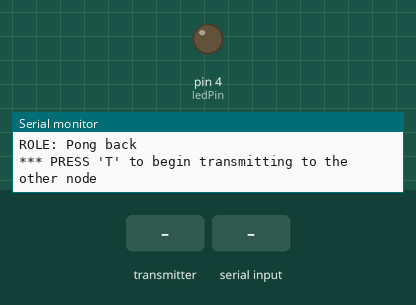
Bench run of a sketch on a simulated Arduino Uno, built with avr-gcc and run on an emulated ATmega328P. Parts: output pins drawn as LEDs (lit = HIGH), the last lines printed to the serial monitor. The inputs (shaded band) are chosen by the test bench. No radio packets arrive unless stated.

Above: at 1.2 s.
1.3 s: the transmitter starts sending gotByte = 0
At 1.7 s:
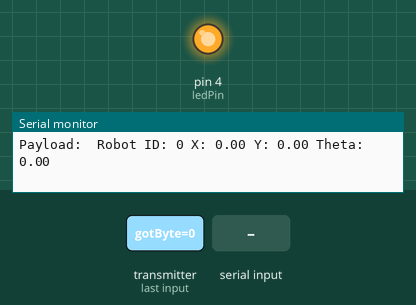
2.8 s: "T" received over Serial
At 4.8 s:
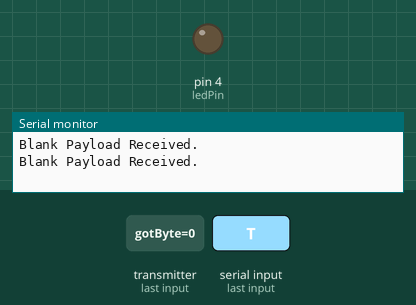
5.3 s: "R" received over Serial
At 6.6 s:
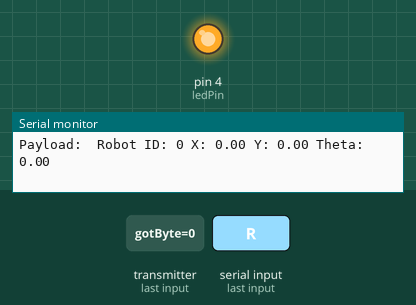
Timing chart, 0 to 8.3 s (numbered marks = the images above; inputs shaded):
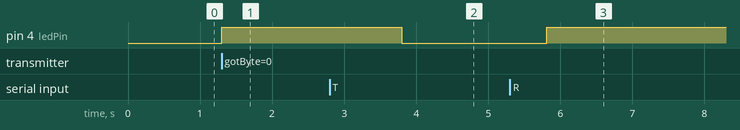

The sketch:

pingpair_ack_robot.ino
```cpp
/*
  // March 2014 - TMRh20 - Updated along with High Speed RF24 Library fork
  // Parts derived from examples by J. Coliz <maniacbug@ymail.com>
*/
/**
 * Example for efficient call-response using ack-payloads
 *
 * This example continues to make use of all the normal functionality of the radios including
 * the auto-ack and auto-retry features, but allows ack-payloads to be written optionally as well.
 * This allows very fast call-response communication, with the responding radio never having to
 * switch out of Primary Receiver mode to send back a payload, but having the option to if wanting
 * to initiate communication instead of respond to a commmunication.
 */


#include <SPI.h>
#include "nRF24L01.h"
#include "RF24.h"
#include "printf.h"

// Hardware configuration: Set up nRF24L01 radio on SPI bus plus pins 7 & 8
RF24 radio(7,8);

// Topology
const uint64_t pipes[1] = { 0xE7E7E7E7E7LL };              // Radio pipe addresses for the 2 nodes to communicate.

// Role management: Set up role.  This sketch uses the same software for all the nodes
// in this system.  Doing so greatly simplifies testing.

typedef enum { role_ping_out = 1, role_pong_back } role_e;                 // The various roles supported by this sketch
const char* role_friendly_name[] = { "invalid", "Ping out", "Pong back"};  // The debug-friendly names of those roles
role_e role = role_pong_back;                                              // The role of the current running sketch

// A single byte to keep track of the data being sent back and forth
byte counter = 1;

unsigned long last_payload_time;
int ledPin = 4;

#define PAYLOAD_SIZE 15

struct payload_data{
  //byte robot_id;
  byte command_type;
  float x;
  float y;
  float theta;
  byte robot_id;
  byte padding[1];
};

union payload {
  byte bytes[PAYLOAD_SIZE];
  struct payload_data data;
} payload;


void setup(){

  Serial.begin(115200);
  printf_begin();
  Serial.print(F("\n\rRF24/examples/pingpair_ack/\n\rROLE: "));
  Serial.println(role_friendly_name[role]);
  Serial.println(F("*** PRESS 'T' to begin transmitting to the other node"));

  pinMode(ledPin, OUTPUT);

  // Setup and configure rf radio

  radio.begin();
  radio.setAutoAck(1);                    // Ensure autoACK is enabled
  //radio.enableAckPayload();               // Allow optional ack payloads
  radio.setRetries(0,15);                 // Smallest time between retries, max no. of retries
  radio.setPayloadSize(PAYLOAD_SIZE);                // Here we are sending 1-byte payloads to test the call-response speed
  radio.setChannel(2);
  radio.setCRCLength(RF24_CRC_8);
  radio.setPALevel(RF24_PA_HIGH);
  //radio.openWritingPipe(0x25);        // Both radios listen on the same pipes by default, and switch when writing
  radio.openReadingPipe(1,pipes[0]);
  radio.startListening();                 // Start listening
  radio.printDetails();                   // Dump the configuration of the rf unit for debugging
}

void loop(void) {

  if (role == role_ping_out){

    radio.stopListening();                                  // First, stop listening so we can talk.

    printf("Now sending %d as payload. ",counter);
    byte gotByte;
    unsigned long time = micros();                          // Take the time, and send it.  This will block until complete
                                                            //Called when STANDBY-I mode is engaged (User is finished sending)
    if (!radio.write( &counter, 1 )){
      Serial.println(F("failed."));
    }else{

      if(!radio.available()){
        Serial.println(F("Blank Payload Received."));
      }else{
        while(radio.available() ){
          unsigned long tim = micros();
          radio.read( &gotByte, 1 );
          printf("Got response %d, round-trip delay: %lu microseconds\n\r",gotByte,tim-time);
          counter++;
        }
      }

    }
    // Try again later
    delay(1000);
  }

  // Pong back role.  Receive each packet, dump it out, and send it back

  if ( role == role_pong_back ) {
    byte pipeNo;
    while( radio.available(&pipeNo)){
      radio.read( &payload.bytes, PAYLOAD_SIZE );
      Serial.print("Payload: ");
      /*for (int i=0; i < PAYLOAD_SIZE; i++)
      {
        Serial.print(payload.bytes[i]);
        Serial.print(" ");
      }*/
      //Serial.print("Robot ID: ");
      //Serial.print(payload.data.robot_id);
      Serial.print(" Robot ID: ");
      Serial.print(payload.data.robot_id);
      Serial.print(" X: ");
      Serial.print(payload.data.x);
      Serial.print(" Y: ");
      Serial.print(payload.data.y);
      Serial.print(" Theta: ");
      Serial.print(payload.data.theta);
      Serial.println("");

      last_payload_time = millis();
      digitalWrite(ledPin, HIGH);
      //radio.writeAckPayload(pipeNo,&gotByte, 1 );
   }
 }

  if ( millis()-last_payload_time > 1000 ){
      digitalWrite(ledPin, LOW);
  }
  // Change roles

  if ( Serial.available() )
  {
    char c = toupper(Serial.read());
    if ( c == 'T' && role == role_pong_back )
    {
      Serial.println(F("*** CHANGING TO TRANSMIT ROLE -- PRESS 'R' TO SWITCH BACK"));

      role = role_ping_out;                  // Become the primary transmitter (ping out)
      radio.openWritingPipe(pipes[0]);
      radio.openReadingPipe(1,pipes[1]);
    }
    else if ( c == 'R' && role == role_ping_out )
    {
      Serial.println(F("*** CHANGING TO RECEIVE ROLE -- PRESS 'T' TO SWITCH BACK"));

       role = role_pong_back;                // Become the primary receiver (pong back)
       radio.openWritingPipe(pipes[1]);
       radio.openReadingPipe(1,pipes[0]);
       radio.startListening();
    }
    radio.printDetails();
  }
}
```

Measured:
- after the input at 1.3 s, pin 4 (ledPin): LOW → HIGH at once
- after the input at 2.8 s, pin 4 (ledPin): HIGH → LOW after 1.0 s
- after the input at 5.3 s, pin 4 (ledPin): LOW → HIGH after 0.51 s
